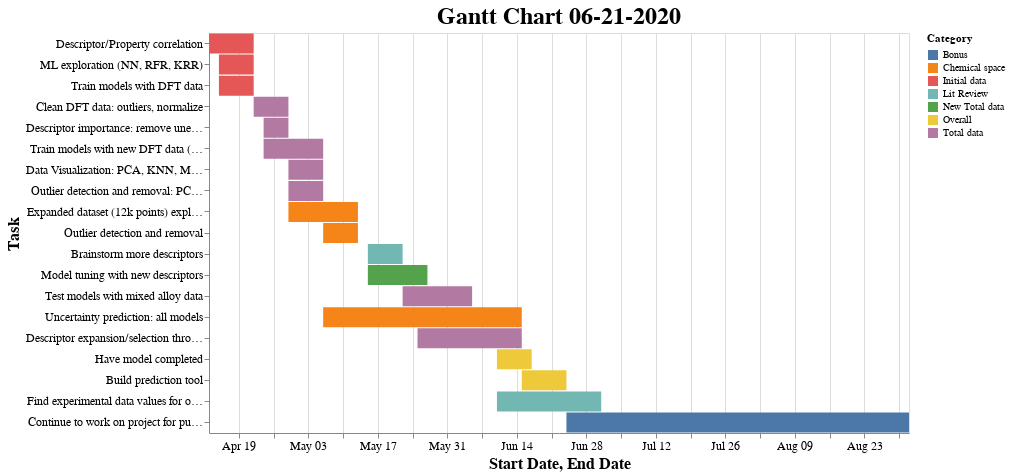

The notebook cell this image was saved under:
### Code cell
df = df_200621
df["Start Date"] = pd.to_datetime(df["Start Date"], )
df["End Date"] = pd.to_datetime(df["End Date"])

chart = alt.Chart(df, title='Gantt Chart 06-21-2020').mark_bar(size=20).encode(
    x='Start Date',
    x2='End Date',
    y=alt.Y('Task', 
            sort=list(df.sort_values(["End Date", "Start Date"])
                                    ["Task"])), # Custom sorting
    color='Category'
    ).configure_axis(
        labelFontSize=12,
        titleFontSize=16
    ).configure_title(
        fontSize=24
    ).properties(
        width=700,
        height=400
)

chart

### Figure 1 — Vega-Lite specification as saved in the notebook (floating-point values rounded to 4 significant figures)
{"config": {"view": {"continuousWidth": 400, "continuousHeight": 300}, "axis": {"labelFontSize": 12, "titleFontSize": 16}, "title": {"fontSize": 24}}, "data": {"name": "data-3913031c0c66a0a1e9fae1857218e08a"}, "mark": {"type": "bar", "size": 20}, "encoding": {"color": {"type": "nominal", "field": "Category"}, "x": {"type": "temporal", "field": "Start Date"}, "x2": {"field": "End Date"}, "y": {"type": "nominal", "field": "Task", "sort": ["Descriptor/Property correlation", "ML exploration (NN, RFR, KRR)", "Train models with DFT data", "Clean DFT data: outliers, normalize", "Descriptor importance: remove unecessary", "Train models with new DFT data (NN, RFR, LASSO, GPR)", "Data Visualization: PCA, KNN, MDS", "Outlier detection and removal: PCA, KNN", "Expanded dataset (12k points) exploration", "Outlier detection and removal ", "Brainstorm more descriptors", "Model tuning with new descriptors", "Test models with mixed alloy data", "Uncertainty prediction: all models", "Descriptor expansion/selection through SISSO and LASSO", "Have model completed", "Build prediction tool", "Find experimental data values for outputs", "Continue to work on project for publication"]}}, "height": 400, "title": "Gantt Chart 06-21-2020", "width": 700, "$schema": "https://vega.github.io/schema/vega-lite/v4.0.2.json", "datasets": {"data-3913031c0c66a0a1e9fae1857218e08a": [{"Task": "Descriptor/Property correlation", "Category": "Initial data", "Start Date": "2020-04-13T00:00:00", "End Date": "2020-04-22T00:00:00"}, {"Task": "ML exploration (NN, RFR, KRR)", "Category": "Initial data", "Start Date": "2020-04-15T00:00:00", "End Date": "2020-04-22T00:00:00"}, {"Task": "Train models with DFT data", "Category": "Initial data", "Start Date": "2020-04-15T00:00:00", "End Date": "2020-04-22T00:00:00"}, {"Task": "Clean DFT data: outliers, normalize", "Category": "Total data", "Start Date": "2020-04-22T00:00:00", "End Date": "2020-04-29T00:00:00"}, {"Task": "Descriptor importance: remove unecessary", "Category": "Total data", "Start Date": "2020-04-24T00:00:00", "End Date": "2020-04-29T00:00:00"}, {"Task": "Train models with new DFT data (NN, RFR, LASSO, GPR)", "Category": "Total data", "Start Date": "2020-04-24T00:00:00", "End Date": "2020-05-06T00:00:00"}, {"Task": "Test models with mixed alloy data", "Category": "Total data", "Start Date": "2020-05-22T00:00:00", "End Date": "2020-06-05T00:00:00"}, {"Task": "Data Visualization: PCA, KNN, MDS", "Category": "Total data", "Start Date": "2020-04-29T00:00:00", "End Date": "2020-05-06T00:00:00"}, {"Task": "Outlier detection and removal: PCA, KNN", "Category": "Total data", "Start Date": "2020-04-29T00:00:00", "End Date": "2020-05-06T00:00:00"}, {"Task": "Expanded dataset (12k points) exploration", "Category": "Chemical space", "Start Date": "2020-04-29T00:00:00", "End Date": "2020-05-13T00:00:00"}, {"Task": "Outlier detection and removal ", "Category": "Chemical space", "Start Date": "2020-05-06T00:00:00", "End Date": "2020-05-13T00:00:00"}, {"Task": "Uncertainty prediction: all models", "Category": "Chemical space", "Start Date": "2020-05-06T00:00:00", "End Date": "2020-06-15T00:00:00"}, {"Task": "Model tuning with new descriptors", "Category": "New Total data", "Start Date": "2020-05-15T00:00:00", "End Date": "2020-05-27T00:00:00"}, {"Task": "Brainstorm more descriptors", "Category": "Lit Review", "Start Date": "2020-05-15T00:00:00", "End Date": "2020-05-22T00:00:00"}, {"Task": "Find experimental data values for outputs", "Category": "Lit Review", "Start Date": "2020-06-10T00:00:00", "End Date": "2020-07-01T00:00:00"}, {"Task": "Descriptor expansion/selection through SISSO and LASSO", "Category": "Total data", "Start Date": "2020-05-25T00:00:00", "End Date": "2020-06-15T00:00:00"}, {"Task": "Have model completed", "Category": "Overall", "Start Date": "2020-06-10T00:00:00", "End Date": "2020-06-17T00:00:00"}, {"Task": "Build prediction tool", "Category": "Overall", "Start Date": "2020-06-15T00:00:00", "End Date": "2020-06-24T00:00:00"}, {"Task": "Continue to work on project for publication", "Category": "Bonus", "Start Date": "2020-06-24T00:00:00", "End Date": "2020-09-01T00:00:00"}]}}
